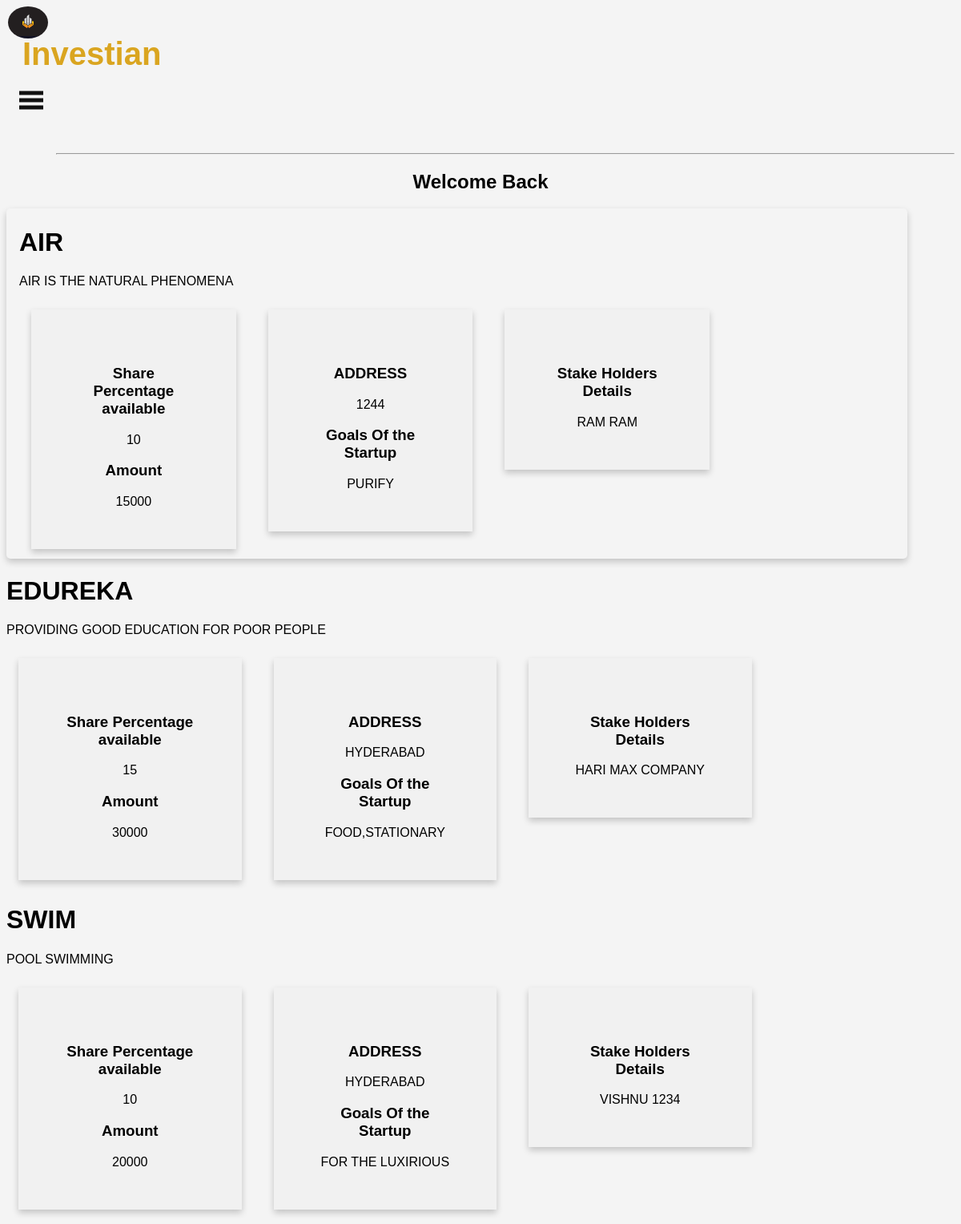
Page /clientdash.php (signed in) on the committed database.
### tables this page shows
CREATE TABLE `enter` (
  `email` text NOT NULL,
  `startupname` text NOT NULL,
  `abstract` text NOT NULL,
  `share` int(11) NOT NULL,
  `amount` int(11) NOT NULL,
  `goals` text NOT NULL,
  `address` text NOT NULL,
  `stakeholder` text NOT NULL,
  `stakeholderdet` text NOT NULL
);

### functions.php (called while the page is built, shortened)
<?php
    function fetchAll($query){
        $con = new PDO(DBINFO, DBUSER, DBPASS);
        $stmt = $con->query($query);
        return $stmt->fetchAll();
    }
?>

### clientdash.php (the view, shortened to what this page needs)
<?php
    include("functions.php");
    $email = $_SESSION['email'];
?>
<html>
<head>
<img class="in"src="../iii/images/favicons.png"/>
          <div class="absolute">
          <h1>Investian</h1>
          </div>
	</head>
	<body>
		<nav style="position:relative; top:-50px;"  class="navbar">
	    <span class="open-slide">
	      <a href="#" onclick="openSlideMenu()">
	        <svg width="30" height="30">
	            <path d="M0,5 30,5" stroke="#111" stroke-width="5"/>
	            <path d="M0,14 30,14" stroke="#111" stroke-width="5"/>
	            <path d="M0,23 30,23" stroke="#111" stroke-width="5"/>
	        </svg>
	      </a>
	    </span>
	  </nav>
	  <br>
	  <br>
	  <hr>
		<h2 align="center">Welcome Back </h2>
		<div class="card">
		  <div class="container">
            <?php
            $query = "select * from `enter` WHERE email= '$email'   ";
            if(count(fetchAll($query))>0){
                foreach(fetchAll($query) as $row){
                    ?>
                <h1 class="jumbotron-heading"><?php echo $row['startupname'] ?></h1>
                  <p class="lead text-muted"><?php echo $row['abstract'] ?></p>
                  <div class="row">
                  <div class="column">
                    <div class="card1">
                    <h3>Share Percentage available </h3>
                    <?php echo $row['share'] ?>
                    <h3>Amount</h3>
                    <?php echo $row['amount'] ?>
                    </div></div>
                    <div class="column">
                    <div class="card1 ">
                    <h3>ADDRESS</h3>
                    <?php echo $row['address'] ?>
                    <h3>Goals Of the Startup</h3>
                    <?php echo $row['goals'] ?>
                    </div>
                    </div>
                    <div class="column">
                    <div class="card1 ">
                    <h3>Stake Holders Details </h3>
                    <?php echo $row['stakeholder'] ?>
                    <?php echo $row['stakeholderdet'] ?>
                    </div>
                    </div>
                </div>
            </div>
		</div>
                <?php
                        }
                    }else{
                        echo "No Previous Records ";
                    }
                ?>
	</body>
</html>

### clientdash.php (style rules this page uses)
div.absolute { color: goldenrod; position: relative; font-size: 20px; top:-30px; left:20px; }
img.in { position: relative; border-radius: 100%; height:90px; width: 90px; left:4px; top:0px; }
body { background: url("https://imagekit.io/static/img/newPages/homepage-wave-bg.svg"); font-family:"Arial", Serif; background-color:#f4f4f4; overflow-x:hidden; }
.navbar a { float:left; display:block; color:#f2f2f2; text-align:center; padding:14px 16px; text-decoration:none; font-size:17px; }
.card { box-shadow: 0 4px 8px 0 rgba(0,0,0,0.2); transition: 0.3s; width: 95%; border-radius: 5px; justify-content: center; margin-bottom: 20px; }
.container { padding: 2px 16px; }
.column { float: left; width: 25%; padding: 0 10px; }
.row { margin: 0 -5px; }
.row:after { content: ""; display: table; clear: both; }
.card1 { box-shadow: 0 4px 8px 0 rgba(0, 0, 0, 0.2); padding: 50px; text-align: center; background-color: #f1f1f1; margin:10px; }
img.in { display: inline; border-radius:100%; height: 40px; width: 50px; margin-left:-2px ; }

### rows in the picture
enter: startupname "AIR", abstract "AIR IS THE NATURAL PHENOMENA", share "10", amount "15000", address "1244", goals "PURIFY", stakeholder "RAM", stakeholderdet "RAM"
enter: startupname "EDUREKA", abstract "PROVIDING GOOD EDUCATION FOR POOR PEOPLE", share "15", amount "30000", address "HYDERABAD", goals "FOOD,STATIONARY", stakeholder "HARI", stakeholderdet "MAX COMPANY"
enter: startupname "SWIM", abstract "POOL SWIMMING", share "10", amount "20000", address "HYDERABAD", goals "FOR THE LUXIRIOUS", stakeholder "VISHNU", stakeholderdet "1234"
